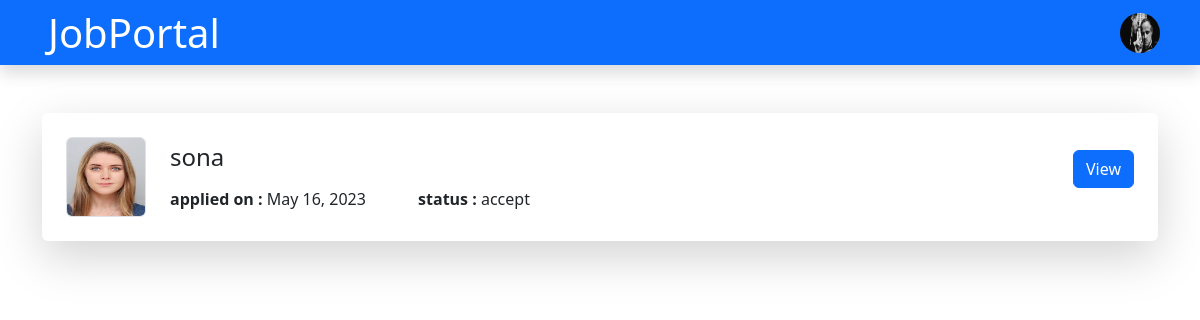
The page /job/4/application/accepted/list/ (signed in) on the database its author committed.
### api/models.py (models this page shows, shortened)
class User(AbstractUser):
      options = (
        ("candidate","candidate"),
        ("employer","employer")
      )
      role = models.CharField(max_length=200,choices=options)

class CompanyProfile(models.Model):
    user = models.OneToOneField(User, on_delete=models.CASCADE,related_name='employerprofile')
    phone = models.CharField(max_length=10)
    logo = models.ImageField(upload_to="logos", null=True,blank=True)
    description = models.CharField(max_length=500)
    location = models.CharField(max_length=200)
    adress =  models.CharField(max_length=300)
    company_name = models.CharField(max_length=200)

class Application(models.Model):
    job = models.ForeignKey(Job, on_delete=models.CASCADE)
    candidate = models.ForeignKey(CandidateProfile, on_delete=models.CASCADE)
    options = (
        ("pending","pending"),
		("accept","accept"),
		("reject","reject"),
        ("cancelled","cancelled")
    )
    status = models.CharField(max_length=200,choices=options,default="pending")
    apply_date = models.DateField(auto_now_add=True)
    is_active=models.BooleanField(default=True)
    class Meta:
        ordering=['-apply_date']

class CandidateProfile(models.Model):
    user = models.OneToOneField(User, on_delete=models.CASCADE,related_name='employeeprofile')
    phone = models.CharField(max_length=10)
    image = models.ImageField(upload_to="images",null=True,blank=True)
    genders=(
            ('Male','Male'),
            ('Female','Female'),
            ('Other','Other')
        )
    gender = models.CharField(max_length=10,choices=genders,default="Male")
    qualification = models.CharField(max_length=200)
    resume = models.FileField(upload_to="resumes",null=True,blank=True)
    location = models.CharField(max_length=200)
    ready_to_relocate = models.BooleanField(default=False)
    skills = models.CharField(max_length=200)
    experience = models.CharField(max_length=200)
    description=models.CharField(max_length=500)
    def __str__ (self):
        return self.user.first_name

### Job/views.py (the view)
# urls.py: path('job/<int:id>/application/accepted/list/',views.AcceptedApplicationsListView.as_view(),name='acceptedapplication-list'),
@method_decorator(employerdecs,name='dispatch')
class AcceptedApplicationsListView(ListView):
    model=Application
    template_name='acceptedapplications-list.html'
    context_object_name='apps'
    def get_queryset(self):
        id=self.kwargs.get('id')
        job=Job.objects.get(id=id)
        return Application.objects.filter(job=job,status='accept')

### Job/views.py (called while the page is built)
def employersignin_required(fn):
    def wrapper(request,*args,**kwargs):
        if request.user.is_authenticated and request.user.role=='employer':
            return fn(request,*args,**kwargs)
        else:
            return redirect('error')
    return wrapper

### Job/templates/acceptedapplications-list.html
{%extends 'employer-base.html'%}
{%block body%}
<link href="https://cdnjs.cloudflare.com/ajax/libs/font-awesome/5.10.0/css/all.min.css" rel="stylesheet">
<body>
    <div class="container-xxl py-5 " >
        <div class="container ">
            <div class="tab-class text-center wow fadeInUp" >
                <div class="tab-content">
                    <div id="tab-1" class="tab-pane fade show active ">
                        {%for a in apps%}
                        <div class="job-item-1 job-item p-4 mb-4  p-3 shadow-lg rounded">
                            <div class="row g-4">
                                <div class="col-sm-12 col-md-8 d-flex align-items-center">
                                    <img class="flex-shrink-0 img-fluid border rounded" src="{{a.candidate.image.url}}" alt="" style="width: 80px; height: 80px;">
                                    <div class="text-start ps-4">
                                        <h4 class="mb-3">{{a.candidate}}</h4>
                                        <span class="text-truncate me-5"><strong>applied on :</strong> {{a.apply_date}}</span>
                                        <span class="text-truncate me-0"><strong>status :</strong> {{a.status}} </span>
                                    </div>
                                </div>
                                <div class="col-sm-12 col-md-4 d-flex flex-column align-items-start align-items-md-end justify-content-center">
                                    <div class="d-flex mb-3">
                                        <a class="btn btn-primary" href="{%url 'candidate-details' a.id %}">View</a>
                                    </div>
                                </div>
                            </div>
                        </div>
                        {%endfor%}
                    </div>
                </div>
            </div>
        </div>
    </div>
</body>
{%endblock%}

### Job/templates/employer-base.html (shortened to what this page needs)
<!DOCTYPE html>
<html lang="en">
<head>
    <link href="https://cdn.jsdelivr.net/npm/bootstrap@5.3.0-alpha3/dist/css/bootstrap.min.css" rel="stylesheet">
</head>
<body>
   <nav class=" navbar navbar-expand-lg bg-primary navbar-light shadow sticky-top p-4 ">
    <h1 class="m-0 text-white ms-4">JobPortal</h1>
    <div class="collapse navbar-collapse " id="navbarCollapse" >
        <div class="navbar-nav ms-auto p-4 p-lg-0">
            <a href="{%url 'employer-home'%}" class="nav-item nav-link active text-primary me-4"><i class="fa-solid fa-house fa-lg" ></i></a>
            {%if request.user.employerprofile%}
            <a href="{%url 'company-profile'%}" class="nav-item nav-link text-primary me-4"><i class="fa-solid fa-user fa-lg" ></i></a>
            {%else%}
            <a href="{%url 'companyprofile-create'%}" class="nav-item nav-link text-primary me-4"><i class="fa-solid fa-user fa-lg" ></i></a>
            {%endif%}
            <div class="nav-item dropdown job me-4">
                <a href="#" class="nav-link dropdown-toggle text-primary" data-bs-toggle="dropdown"><i class="fa-solid fa-briefcase fa-lg"></i></a>
            </div>
            <div class="dropdown me-3" >
                <img src="{{request.user.employerprofile.logo.url}}" class="rounded-circle"  data-bs-toggle="dropdown" aria-expanded="false" height="40px" width="40px">
              </div>
            </div>
    </div>
</nav>
{%block body%}
{%endblock%}
</body>
</html>

### Job/templates/employer-base.html (style rules this page uses)
.navbar { height: 65px; }

### rows shown on the page
User: user.employerprofile.logo (picture)
Application: candidate.image (picture), candidate "sona", apply_date "May 16, 2023", status "accept"
